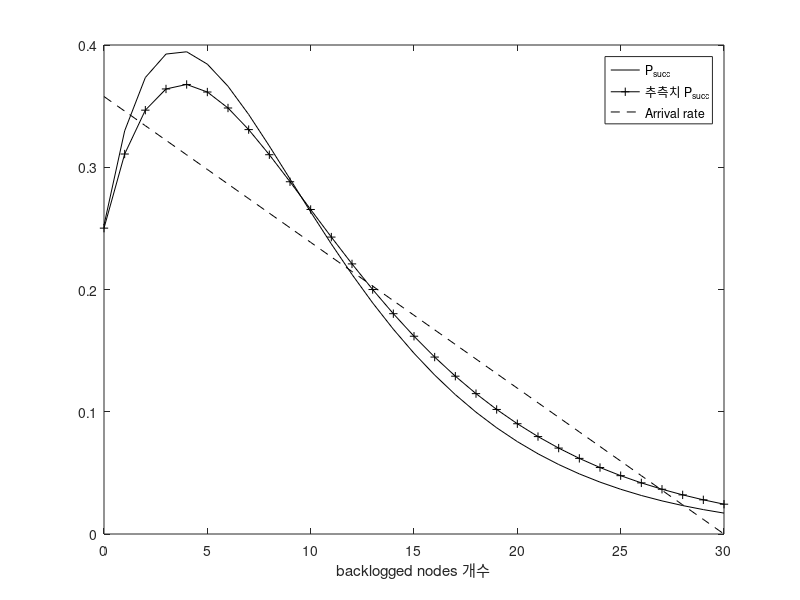

The MATLAB source for this figure:
clear;clc;lambda=0.36;q_r=0.18;m=30;

if lambda<=0 | lambda >1 
    fprintf ('Syntax: s_aloha(lambda,q_r,m)');
    error ('잘못된 범위: lambda값은 0 ~ 0.36여야 함');
elseif m~=ceil(m)|m==0
    fprintf ('Syntax: s_aloha(lambda,q_r,m)');
    error ('잘못된 값: m은 양의 정수여야 함');
end

q_a=1-exp(-lambda/m); % unbacklogged node send 확률
fprintf('q_a is %f \n',q_a);
if q_r<q_a | q_r>=1 
    fprintf ('Syntax: s_aloha(lambda,q_r,m)'); 
    error ('잘못된 값: q_r은 q_a ~ 1여야 함');
end

fprintf('lambda is %f \n',lambda);
fprintf('q_r is %f \n',q_r);
fprintf('m is %d \n',m);

% number of backlogged stations
for n=0:m,
    G(n+1)=(m-n)*q_a+n*q_r; % attempted transmissions in a slot 기대값
    P_succ_approx(n+1)=G(n+1)*exp(-G(n+1)); % Approximate 성공 확률 
    Arriv_rate(n+1)=(m-n)*q_a;

    Q_a_1_n=(m-n)*((1-q_a)^(m-n-1))*q_a;
    Q_r_0_n=(1-q_r)^n;
    Q_a_0_n=(1-q_a)^(m-n);
    Q_r_1_n=n*(1-q_r)^(n-1)*q_r;

P_succ(n+1)=Q_a_1_n*Q_r_0_n + Q_a_0_n*Q_r_1_n; % 0에서의 성공 확률은 P_succ(1)
end

figure;
plot([0:m],P_succ,'k-');
hold on;
plot([0:m],P_succ_approx,'k+-');
hold on;
plot([0:m],Arriv_rate,'k--');
hold off;

set(gca,'FontSize',10);

xlabel('backlogged nodes 개수');
legend('P_{succ}','추측치 P_{succ}','Arrival rate');
